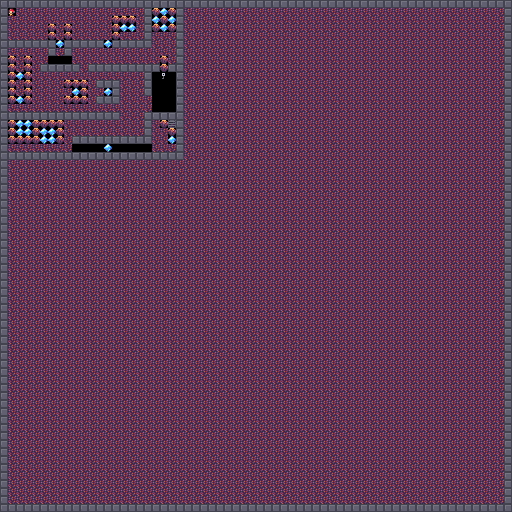

The image is a tile-based game level rendered from a .tmx file. Its description and source (layers, tilesets, objects; grid data summarised) follow:
An orthogonal 64x64 tile map with 8x8 px tiles, 1 tile layer (Tile Layer 1).

<map version="1.2" tiledversion="1.3.2" orientation="orthogonal" renderorder="right-down" compressionlevel="0" width="64" height="64" tilewidth="8" tileheight="8" infinite="0" nextlayerid="2" nextobjectid="1">
 <tileset firstgid="1" source="sprites.tsx" />
 <layer id="1" name="Tile Layer 1" width="64" height="64">
  <data>[4096 cells, 4096 non-empty, 8 distinct tile ids]</data>
 </layer>
</map>
